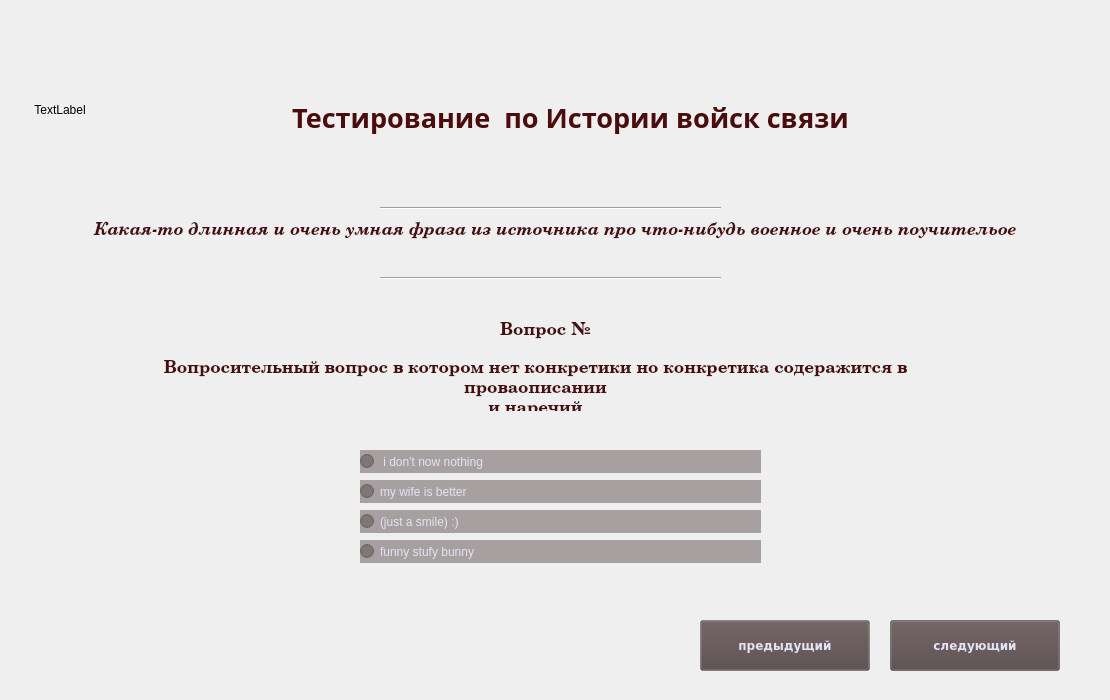
<?xml version="1.0" encoding="UTF-8"?>
<ui version="4.0">
 <class>Form</class>
 <widget class="QWidget" name="Form">
  <property name="geometry">
   <rect>
    <x>0</x>
    <y>0</y>
    <width>1110</width>
    <height>700</height>
   </rect>
  </property>
  <property name="sizePolicy">
   <sizepolicy hsizetype="Fixed" vsizetype="Fixed">
    <horstretch>0</horstretch>
    <verstretch>0</verstretch>
   </sizepolicy>
  </property>
  <property name="minimumSize">
   <size>
    <width>1110</width>
    <height>700</height>
   </size>
  </property>
  <property name="maximumSize">
   <size>
    <width>1110</width>
    <height>700</height>
   </size>
  </property>
  <property name="windowTitle">
   <string>Form</string>
  </property>
  <widget class="QLabel" name="test_name">
   <property name="geometry">
    <rect>
     <x>110</x>
     <y>90</y>
     <width>921</width>
     <height>55</height>
    </rect>
   </property>
   <property name="font">
    <font>
     <family>Lohit Tamil</family>
     <pointsize>20</pointsize>
     <weight>75</weight>
     <bold>true</bold>
    </font>
   </property>
   <property name="styleSheet">
    <string notr="true">color: rgb(74, 12, 12);</string>
   </property>
   <property name="text">
    <string>Тестирование  по Истории войск связи</string>
   </property>
   <property name="textFormat">
    <enum>Qt::AutoText</enum>
   </property>
   <property name="alignment">
    <set>Qt::AlignCenter</set>
   </property>
  </widget>
  <widget class="QLabel" name="VAS">
   <property name="geometry">
    <rect>
     <x>10</x>
     <y>60</y>
     <width>100</width>
     <height>100</height>
    </rect>
   </property>
   <property name="sizePolicy">
    <sizepolicy hsizetype="Preferred" vsizetype="Preferred">
     <horstretch>0</horstretch>
     <verstretch>0</verstretch>
    </sizepolicy>
   </property>
   <property name="minimumSize">
    <size>
     <width>100</width>
     <height>100</height>
    </size>
   </property>
   <property name="font">
    <font>
     <family>Ubuntu</family>
    </font>
   </property>
   <property name="mouseTracking">
    <bool>false</bool>
   </property>
   <property name="text">
    <string>TextLabel</string>
   </property>
   <property name="alignment">
    <set>Qt::AlignCenter</set>
   </property>
  </widget>
  <widget class="QRadioButton" name="first_ans">
   <property name="geometry">
    <rect>
     <x>360</x>
     <y>450</y>
     <width>401</width>
     <height>23</height>
    </rect>
   </property>
   <property name="styleSheet">
    <string notr="true">background-color: rgba(85, 70, 70, 120); color: rgb(226, 227, 245);</string>
   </property>
   <property name="text">
    <string> i don't now nothing</string>
   </property>
  </widget>
  <widget class="QRadioButton" name="second_ans">
   <property name="geometry">
    <rect>
     <x>360</x>
     <y>480</y>
     <width>401</width>
     <height>23</height>
    </rect>
   </property>
   <property name="styleSheet">
    <string notr="true">background-color: rgba(85, 70, 70, 120); color: rgb(226, 227, 245);</string>
   </property>
   <property name="text">
    <string>my wife is better</string>
   </property>
  </widget>
  <widget class="QRadioButton" name="third_ans">
   <property name="geometry">
    <rect>
     <x>360</x>
     <y>510</y>
     <width>401</width>
     <height>23</height>
    </rect>
   </property>
   <property name="minimumSize">
    <size>
     <width>371</width>
     <height>0</height>
    </size>
   </property>
   <property name="styleSheet">
    <string notr="true">background-color: rgba(85, 70, 70, 120); color: rgb(226, 227, 245);</string>
   </property>
   <property name="text">
    <string>(just a smile) :)</string>
   </property>
  </widget>
  <widget class="QRadioButton" name="fourth_ans">
   <property name="geometry">
    <rect>
     <x>360</x>
     <y>540</y>
     <width>401</width>
     <height>23</height>
    </rect>
   </property>
   <property name="minimumSize">
    <size>
     <width>371</width>
     <height>0</height>
    </size>
   </property>
   <property name="styleSheet">
    <string notr="true">background-color: rgba(85, 70, 70, 120); color: rgb(226, 227, 245);</string>
   </property>
   <property name="text">
    <string>funny stufy bunny</string>
   </property>
  </widget>
  <widget class="QLabel" name="phrase">
   <property name="geometry">
    <rect>
     <x>70</x>
     <y>190</y>
     <width>971</width>
     <height>81</height>
    </rect>
   </property>
   <property name="font">
    <font>
     <family>Century Schoolbook L</family>
     <pointsize>13</pointsize>
     <weight>75</weight>
     <italic>true</italic>
     <bold>true</bold>
    </font>
   </property>
   <property name="styleSheet">
    <string notr="true">color: rgb(74, 12, 12);</string>
   </property>
   <property name="text">
    <string>Какая-то длинная и очень умная фраза из источника про что-нибудь военное и очень поучительое</string>
   </property>
   <property name="alignment">
    <set>Qt::AlignCenter</set>
   </property>
   <property name="wordWrap">
    <bool>true</bool>
   </property>
  </widget>
  <widget class="QLabel" name="quest_numb">
   <property name="geometry">
    <rect>
     <x>500</x>
     <y>320</y>
     <width>131</width>
     <height>21</height>
    </rect>
   </property>
   <property name="font">
    <font>
     <family>Century Schoolbook L</family>
     <pointsize>13</pointsize>
     <weight>75</weight>
     <bold>true</bold>
    </font>
   </property>
   <property name="styleSheet">
    <string notr="true">color: rgb(74, 12, 12);</string>
   </property>
   <property name="text">
    <string>Вопрос №</string>
   </property>
  </widget>
  <widget class="Line" name="line_2">
   <property name="geometry">
    <rect>
     <x>380</x>
     <y>270</y>
     <width>341</width>
     <height>16</height>
    </rect>
   </property>
   <property name="orientation">
    <enum>Qt::Horizontal</enum>
   </property>
  </widget>
  <widget class="QLabel" name="quest">
   <property name="geometry">
    <rect>
     <x>160</x>
     <y>360</y>
     <width>751</width>
     <height>51</height>
    </rect>
   </property>
   <property name="font">
    <font>
     <family>Century Schoolbook L</family>
     <pointsize>13</pointsize>
     <weight>75</weight>
     <bold>true</bold>
    </font>
   </property>
   <property name="styleSheet">
    <string notr="true">color: rgb(74, 12, 12);</string>
   </property>
   <property name="text">
    <string>Вопросительный вопрос в котором нет конкретики но конкретика содеражится в проваописании 
 и наречий </string>
   </property>
   <property name="alignment">
    <set>Qt::AlignHCenter|Qt::AlignTop</set>
   </property>
   <property name="wordWrap">
    <bool>true</bool>
   </property>
  </widget>
  <widget class="Line" name="line_3">
   <property name="geometry">
    <rect>
     <x>380</x>
     <y>200</y>
     <width>341</width>
     <height>16</height>
    </rect>
   </property>
   <property name="orientation">
    <enum>Qt::Horizontal</enum>
   </property>
  </widget>
  <widget class="QPushButton" name="pushButton">
   <property name="geometry">
    <rect>
     <x>890</x>
     <y>620</y>
     <width>170</width>
     <height>51</height>
    </rect>
   </property>
   <property name="sizePolicy">
    <sizepolicy hsizetype="Fixed" vsizetype="Fixed">
     <horstretch>0</horstretch>
     <verstretch>0</verstretch>
    </sizepolicy>
   </property>
   <property name="minimumSize">
    <size>
     <width>170</width>
     <height>0</height>
    </size>
   </property>
   <property name="maximumSize">
    <size>
     <width>170</width>
     <height>16777215</height>
    </size>
   </property>
   <property name="font">
    <font>
     <family>DejaVu Sans</family>
     <weight>75</weight>
     <bold>true</bold>
    </font>
   </property>
   <property name="styleSheet">
    <string notr="true">background-color: rgba(85, 70, 70, 120); color: rgb(226, 227, 245);</string>
   </property>
   <property name="text">
    <string>следующий</string>
   </property>
  </widget>
  <widget class="QPushButton" name="pushButton_2">
   <property name="geometry">
    <rect>
     <x>700</x>
     <y>620</y>
     <width>170</width>
     <height>51</height>
    </rect>
   </property>
   <property name="sizePolicy">
    <sizepolicy hsizetype="Fixed" vsizetype="Fixed">
     <horstretch>0</horstretch>
     <verstretch>0</verstretch>
    </sizepolicy>
   </property>
   <property name="minimumSize">
    <size>
     <width>170</width>
     <height>0</height>
    </size>
   </property>
   <property name="maximumSize">
    <size>
     <width>170</width>
     <height>16777215</height>
    </size>
   </property>
   <property name="font">
    <font>
     <family>DejaVu Sans</family>
     <weight>75</weight>
     <bold>true</bold>
    </font>
   </property>
   <property name="styleSheet">
    <string notr="true">background-color: rgba(85, 70, 70, 85); color: rgb(226, 227, 245);</string>
   </property>
   <property name="text">
    <string>предыдущий</string>
   </property>
  </widget>
 </widget>
 <resources/>
 <connections/>
</ui>
